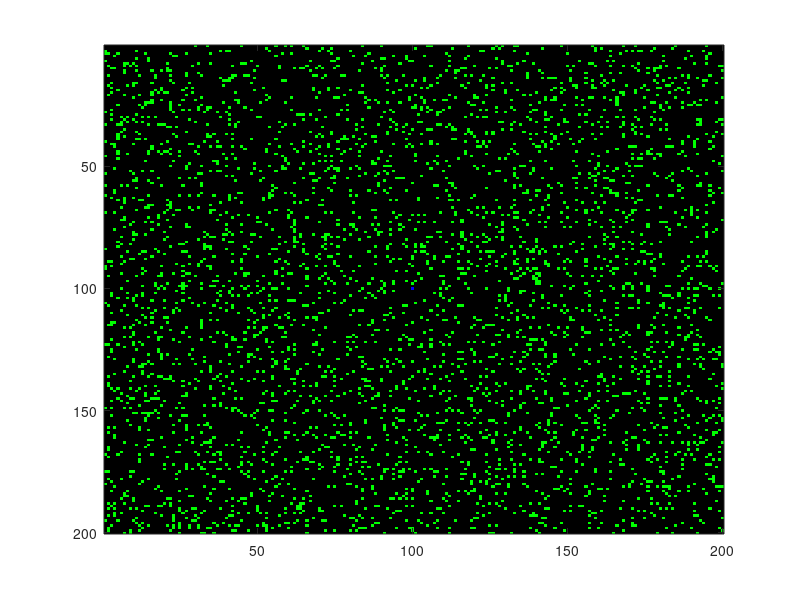

MATLAB code to generate this figure: (Note: this script raises an error after producing the figure.)

%diffusion + dla
clear all
clf

nx=200; %must be divisible by 4
ny=200;

z=zeros(nx,ny);
o=ones(nx,ny);
sand = z ;
sandNew = z;
sum = z;
gnd = z;
gnd(nx/2,ny/2) = 1 ;

sand = rand(nx,ny)<.1;

imh = image(cat(3,z,sand,gnd));
set(imh, 'erasemode', 'none')
axis equal
axis tight
 


for i=1:10000
    p=mod(i,2); %margolis neighborhood
   
    %upper left cell update
    xind = [1+p:2:nx-2+p];
    yind = [1+p:2:ny-2+p];
    %random velocity choice
    vary = rand(nx,ny)<.5 ;
    vary1 = 1-vary;
    
    %diffusion rule -- margolus neighborhood
    %rotate the 4 cells to randomize velocity
    sandNew(xind,yind) = ...
        vary(xind,yind).*sand(xind+1,yind) + ... %cw
        vary1(xind,yind).*sand(xind,yind+1) ;    %ccw
        
    sandNew(xind+1,yind) = ...
        vary(xind,yind).*sand(xind+1,yind+1) + ...
        vary1(xind,yind).*sand(xind,yind) ;
        
    sandNew(xind,yind+1) = ...    
        vary(xind,yind).*sand(xind,yind) + ...
        vary1(xind,yind).*sand(xind+1,yind+1) ;
        
     sandNew(xind+1,yind+1) = ...    
        vary(xind,yind).*sand(xind,yind+1) + ...
        vary1(xind,yind).*sand(xind+1,yind) ;
    
    sand = sandNew;
    
    %for every sand grain see if it near the fixed, sticky cluster
    sum(2:nx-1,2:ny-1) = gnd(2:nx-1,1:ny-2) + gnd(2:nx-1,3:ny) + ...
                        gnd(1:nx-2, 2:ny-1) + gnd(3:nx,2:ny-1) + ...
                        gnd(1:nx-2,1:ny-2) + gnd(1:nx-2,3:ny) + ...
                        gnd(3:nx,1:ny-2) + gnd(3:nx,3:ny);
    
    %add to the cluster
    gnd = ((sum>0) & (sand==1)) | gnd ;
    %and eliminate the moving particle
    sand(find(gnd==1)) = 0;
    
    set(imh, 'cdata', cat(3,gnd,gnd,(sand==1)) )
    drawnow
end



